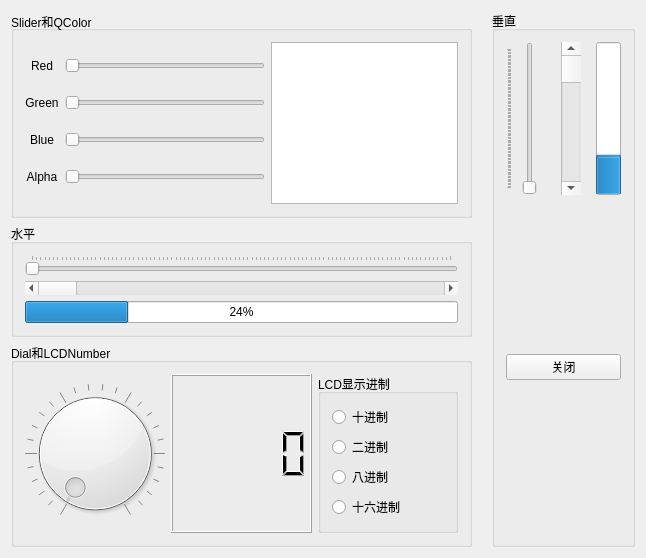
<?xml version="1.0" encoding="UTF-8"?>
<ui version="4.0">
 <class>Widget</class>
 <widget class="QWidget" name="Widget">
  <property name="geometry">
   <rect>
    <x>0</x>
    <y>0</y>
    <width>646</width>
    <height>558</height>
   </rect>
  </property>
  <property name="windowTitle">
   <string>Widget</string>
  </property>
  <layout class="QHBoxLayout" name="horizontalLayout_3">
   <property name="spacing">
    <number>20</number>
   </property>
   <item>
    <layout class="QVBoxLayout" name="verticalLayout_4">
     <item>
      <widget class="QGroupBox" name="groupBox">
       <property name="layoutDirection">
        <enum>Qt::LeftToRight</enum>
       </property>
       <property name="title">
        <string>Slider和QColor</string>
       </property>
       <property name="alignment">
        <set>Qt::AlignLeading|Qt::AlignLeft|Qt::AlignVCenter</set>
       </property>
       <layout class="QGridLayout" name="gridLayout_2">
        <item row="0" column="2">
         <widget class="QTextEdit" name="textEdit"/>
        </item>
        <item row="0" column="1">
         <spacer name="horizontalSpacer">
          <property name="orientation">
           <enum>Qt::Horizontal</enum>
          </property>
          <property name="sizeHint" stdset="0">
           <size>
            <width>40</width>
            <height>20</height>
           </size>
          </property>
         </spacer>
        </item>
        <item row="0" column="0">
         <layout class="QGridLayout" name="gridLayout">
          <item row="0" column="0">
           <widget class="QLabel" name="label">
            <property name="text">
             <string>Red</string>
            </property>
            <property name="alignment">
             <set>Qt::AlignCenter</set>
            </property>
           </widget>
          </item>
          <item row="0" column="1">
           <widget class="QSlider" name="redSlider">
            <property name="maximum">
             <number>255</number>
            </property>
            <property name="orientation">
             <enum>Qt::Horizontal</enum>
            </property>
           </widget>
          </item>
          <item row="1" column="0">
           <widget class="QLabel" name="label_2">
            <property name="text">
             <string>Green</string>
            </property>
            <property name="alignment">
             <set>Qt::AlignCenter</set>
            </property>
           </widget>
          </item>
          <item row="1" column="1">
           <widget class="QSlider" name="greenSlider">
            <property name="maximum">
             <number>255</number>
            </property>
            <property name="orientation">
             <enum>Qt::Horizontal</enum>
            </property>
           </widget>
          </item>
          <item row="2" column="0">
           <widget class="QLabel" name="label_3">
            <property name="text">
             <string>Blue</string>
            </property>
            <property name="alignment">
             <set>Qt::AlignCenter</set>
            </property>
           </widget>
          </item>
          <item row="2" column="1">
           <widget class="QSlider" name="blueSlider">
            <property name="maximum">
             <number>255</number>
            </property>
            <property name="orientation">
             <enum>Qt::Horizontal</enum>
            </property>
           </widget>
          </item>
          <item row="3" column="0">
           <widget class="QLabel" name="label_4">
            <property name="text">
             <string>Alpha</string>
            </property>
            <property name="alignment">
             <set>Qt::AlignCenter</set>
            </property>
           </widget>
          </item>
          <item row="3" column="1">
           <widget class="QSlider" name="alphaSlider">
            <property name="minimumSize">
             <size>
              <width>200</width>
              <height>0</height>
             </size>
            </property>
            <property name="maximum">
             <number>255</number>
            </property>
            <property name="orientation">
             <enum>Qt::Horizontal</enum>
            </property>
           </widget>
          </item>
         </layout>
        </item>
       </layout>
      </widget>
     </item>
     <item>
      <widget class="QGroupBox" name="groupBox_3">
       <property name="title">
        <string>水平</string>
       </property>
       <layout class="QVBoxLayout" name="verticalLayout_2">
        <item>
         <widget class="QSlider" name="H_Slider">
          <property name="focusPolicy">
           <enum>Qt::StrongFocus</enum>
          </property>
          <property name="tracking">
           <bool>true</bool>
          </property>
          <property name="orientation">
           <enum>Qt::Horizontal</enum>
          </property>
          <property name="tickPosition">
           <enum>QSlider::TicksAbove</enum>
          </property>
          <property name="tickInterval">
           <number>1</number>
          </property>
         </widget>
        </item>
        <item>
         <widget class="QScrollBar" name="H_ScrollBar">
          <property name="orientation">
           <enum>Qt::Horizontal</enum>
          </property>
         </widget>
        </item>
        <item>
         <widget class="QProgressBar" name="H_progressBar">
          <property name="value">
           <number>24</number>
          </property>
         </widget>
        </item>
       </layout>
      </widget>
     </item>
     <item>
      <widget class="QGroupBox" name="groupBox_4">
       <property name="title">
        <string>Dial和LCDNumber</string>
       </property>
       <layout class="QHBoxLayout" name="horizontalLayout_2">
        <item>
         <widget class="QDial" name="dial">
          <property name="wrapping">
           <bool>false</bool>
          </property>
          <property name="notchesVisible">
           <bool>true</bool>
          </property>
         </widget>
        </item>
        <item>
         <widget class="QLCDNumber" name="lcdNumber"/>
        </item>
        <item>
         <widget class="QGroupBox" name="groupBox_2">
          <property name="title">
           <string>LCD显示进制</string>
          </property>
          <layout class="QVBoxLayout" name="verticalLayout">
           <item>
            <widget class="QRadioButton" name="DEC_rbtn">
             <property name="text">
              <string>十进制</string>
             </property>
            </widget>
           </item>
           <item>
            <widget class="QRadioButton" name="BIN_rbtn">
             <property name="text">
              <string>二进制</string>
             </property>
            </widget>
           </item>
           <item>
            <widget class="QRadioButton" name="OCT_rbtn">
             <property name="text">
              <string>八进制</string>
             </property>
            </widget>
           </item>
           <item>
            <widget class="QRadioButton" name="HEX_rbtn">
             <property name="text">
              <string>十六进制</string>
             </property>
            </widget>
           </item>
          </layout>
         </widget>
        </item>
       </layout>
      </widget>
     </item>
    </layout>
   </item>
   <item>
    <widget class="QGroupBox" name="groupBox_5">
     <property name="title">
      <string>垂直</string>
     </property>
     <layout class="QVBoxLayout" name="verticalLayout_3">
      <item>
       <layout class="QHBoxLayout" name="horizontalLayout">
        <property name="spacing">
         <number>15</number>
        </property>
        <item>
         <widget class="QSlider" name="V_Slider">
          <property name="minimumSize">
           <size>
            <width>40</width>
            <height>0</height>
           </size>
          </property>
          <property name="orientation">
           <enum>Qt::Vertical</enum>
          </property>
          <property name="tickPosition">
           <enum>QSlider::TicksAbove</enum>
          </property>
          <property name="tickInterval">
           <number>1</number>
          </property>
         </widget>
        </item>
        <item>
         <widget class="QScrollBar" name="V_ScrollBar">
          <property name="minimumSize">
           <size>
            <width>20</width>
            <height>0</height>
           </size>
          </property>
          <property name="orientation">
           <enum>Qt::Vertical</enum>
          </property>
         </widget>
        </item>
        <item>
         <widget class="QProgressBar" name="V_progressBar">
          <property name="minimumSize">
           <size>
            <width>25</width>
            <height>0</height>
           </size>
          </property>
          <property name="value">
           <number>24</number>
          </property>
          <property name="orientation">
           <enum>Qt::Vertical</enum>
          </property>
         </widget>
        </item>
       </layout>
      </item>
      <item>
       <spacer name="verticalSpacer">
        <property name="orientation">
         <enum>Qt::Vertical</enum>
        </property>
        <property name="sizeHint" stdset="0">
         <size>
          <width>20</width>
          <height>40</height>
         </size>
        </property>
       </spacer>
      </item>
      <item>
       <widget class="QPushButton" name="pushButton">
        <property name="text">
         <string>关闭</string>
        </property>
       </widget>
      </item>
      <item>
       <spacer name="verticalSpacer_2">
        <property name="orientation">
         <enum>Qt::Vertical</enum>
        </property>
        <property name="sizeHint" stdset="0">
         <size>
          <width>20</width>
          <height>40</height>
         </size>
        </property>
       </spacer>
      </item>
     </layout>
    </widget>
   </item>
  </layout>
 </widget>
 <layoutdefault spacing="6" margin="11"/>
 <resources/>
 <connections/>
</ui>
